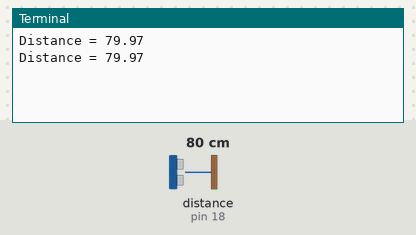
The program below on a simulated Raspberry Pi (header pin numbers). On the bench: the last lines printed to the terminal. The test bench sets the inputs (shaded band); at power-on: distance to the obstacle (sensor on pin 18) 80 cm. The echo pulse lasts 58.3 µs per cm; the clock reads 2024-03-15 10:24:30 at power-on unless the program sets it.

Above: at 1.2 s.
1.3 s: distance to the obstacle (sensor on pin 18) set to 2 cm
At 2.6 s:
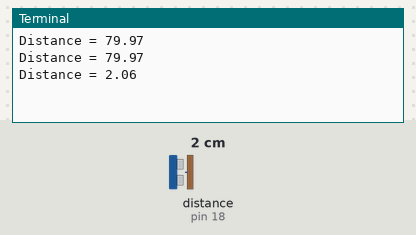
2.8 s: distance to the obstacle (sensor on pin 18) set to 4 cm
At 3.8 s:
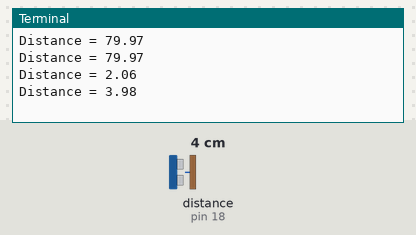
Timing chart, 0 to 5.8 s (numbered marks = the images above; inputs shaded):
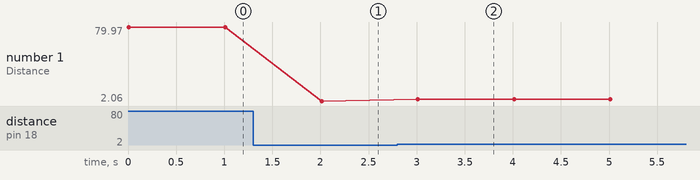

Measured:
- after the input at 1.3 s, the terminal: prints a new line after 0.71 s (image 1)
- after the input at 2.8 s, the terminal: prints a new line after 0.21 s (image 2)
- plotted number 1: 79.97 → 2.06 after the input at 1.3 s, 2.06 → 3.98 after the input at 2.8 s

The program:

lesson6-ultrasonic.py
```python
# Lesson 6: Ultrasonic HC-SR04+

import time
import RPi.GPIO as GPIO

GPIO.setmode(GPIO.BOARD)
trig = 16
echo = 18

# set the trigger pin as output and the echo pin as input
GPIO.setup(trig, GPIO.OUT)
GPIO.setup(echo, GPIO.IN)


def calculate_distance():
    GPIO.output(trig, GPIO.HIGH)

    # sleep for 10 millis
    time.sleep(0.00001)
    GPIO.output(trig, GPIO.LOW)

    start = time.time()
    stop = time.time()

    # modify the start time to be the current time until the echo becomes HIGH
    while GPIO.input(echo) == 0:
        start = time.time()

    # modify the stop time to be the current time until the echo becomes LOW
    while GPIO.input(echo) == 1:
        stop = time.time()

    duration = stop - start

    SPEED_OF_SOUND = 34300

    distance = SPEED_OF_SOUND / 2 * duration

    # the reading can be faulty and we will print the distance only if it's below a control value

    if distance < 3400:
        print("Distance = %.2f" % distance)

try:
    while True:
        calculate_distance()
        time.sleep(1)
except KeyboardInterrupt:
    pass

GPIO.cleanup()
```
